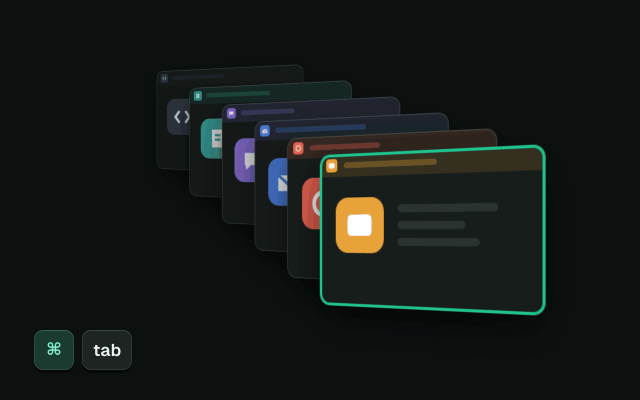
#> input picture docs/assets/feature-flip.gif, 1280 x 800 px (shown at 1/2 size)
$ python make-flip-grid-gif.py ../docs/assets/feature-flip.gif ../docs/assets/feature-flip.gif
#> lines starting #> are read from the running program, lines starting #| are printed output that depends on the picture; after the words box and inside, x2 and y2 are one past the last pixel; in counts of white or black regions, pixels touching at a corner belong together
"""Extend docs/assets/feature-flip.gif with the Windows 11 grid.

The original 128 frames (Flip 3D, type-to-filter, open a window) stay as they
are, with a "⌘Tab switcher  [Flip 3D | Grid]" toggle drawn in the top-right
corner. After them a pointer flips the toggle to Grid, the stack becomes a
Windows 11 style grid of tiles, Tab and Shift-Tab move the selection, and the
pointer flips the toggle back before the loop starts again.

The source is the Flip 3D-only GIF from commit d5b0c38, not the current one
(running this on its own output would add the grid twice):

    git show d5b0c38:docs/assets/feature-flip.gif > flip-only.gif
    python scripts/make-flip-grid-gif.py flip-only.gif docs/assets/feature-flip.gif

Needs Pillow; fonts come from site/fonts. A one-off helper for the
illustration, not part of the app or the site build.
"""
import os
import sys
from PIL import Image, ImageDraw, ImageFont, ImageFilter

SRC, OUT = sys.argv[1], sys.argv[2]
REPO = os.path.join(os.path.dirname(os.path.abspath(__file__)), '..')
W, H, S = 1280, 800, 2  # drawn at 2x, then scaled down for smooth edges

BG = (12, 16, 15)
CARD = (24, 31, 29)
PILL_BG = (23, 30, 28)
PILL_LINE = (37, 48, 45)
INK = (233, 240, 236)
MUTED = (139, 154, 148)
GREEN = (31, 196, 141)
KEY_ON_BG = (26, 58, 48)
KEY_ON_LINE = (28, 126, 94)
KEY_ON_TEXT = (127, 239, 198)
KEY_OFF_BG = (28, 36, 34)
KEY_OFF_LINE = (53, 52, 50)

FONTS = os.path.join(REPO, 'site/fonts')
_fonts = {}


def font(weight, size):
    key = (weight, size)
    if key not in _fonts:
        _fonts[key] = ImageFont.truetype(os.path.join(FONTS, f'geist-{weight}.woff2'), size * S)
    return _fonts[key]


def sym_font(size):
    # ⌘ and ⇧ are not in Geist.
    for f in ('C:/Windows/Fonts/seguisym.ttf', 'C:/Windows/Fonts/segoeui.ttf'):
        if os.path.exists(f):
            return ImageFont.truetype(f, size * S)
    return font(600, size)


def mix(a, b, t):
    return tuple(round(x + (y - x) * t) for x, y in zip(a, b))


def layer():
    return Image.new('RGBA', (W * S, H * S), (0, 0, 0, 0))


def down(img):
    return img.resize((W, H), Image.LANCZOS)


def rr(d, box, r, fill=None, outline=None, width=1):
    x0, y0, x1, y1 = box
    d.rounded_rectangle((x0 * S, y0 * S, x1 * S, y1 * S), r * S, fill=fill,
                        outline=outline, width=width * S if outline else 0)


def text(d, xy, s, f, fill, anchor='la'):
    d.text((xy[0] * S, xy[1] * S), s, font=f, fill=fill, anchor=anchor)


def text_w(s, f):
    return f.getlength(s) / S


# ---------------------------------------------------------------- app icons

APPS = {
    'Inbox': ('Mail', (226, 97, 80), 'mail'),
    'Design team': ('Chat', (124, 96, 201), 'chat'),
    'Travel plan': ('Notes', (44, 172, 152), 'notes'),
    'Snapping.swift': ('Code', (98, 106, 110), 'code'),
    'Road trip mix': ('Music', (214, 90, 140), 'music'),
    'Quarterly plan': ('Browser', (67, 125, 222), 'globe'),
}
ORDER = ['Inbox', 'Design team', 'Travel plan', 'Snapping.swift', 'Road trip mix', 'Quarterly plan']


def icon(d, x, y, size, title):
    """An app icon like the ones in the stack: a rounded square with a white glyph."""
    color = APPS[title][1]
    top, bottom = mix(color, (255, 255, 255), 0.12), mix(color, (0, 0, 0), 0.06)
    r = size * 0.24
    # Vertical gradient, clipped to the rounded square.
    grad = Image.new('RGBA', (round(size * S), round(size * S)))
    gd = ImageDraw.Draw(grad)
    for i in range(grad.height):
        gd.line((0, i, grad.width, i), fill=mix(top, bottom, i / grad.height) + (255,))
    mask = Image.new('L', grad.size, 0)
    ImageDraw.Draw(mask).rounded_rectangle((0, 0, grad.width - 1, grad.height - 1), r * S, fill=255)
    d._image.paste(grad, (round(x * S), round(y * S)), mask)
    white = (255, 255, 255, 245)
    c = (x + size / 2) * S, (y + size / 2) * S
    u = size * S / 100  # glyph units: the icon is 100 wide
    kind = APPS[title][2]
    if kind == 'mail':
        d.rounded_rectangle((c[0] - 26 * u, c[1] - 19 * u, c[0] + 26 * u, c[1] + 19 * u), 5 * u, fill=white)
        d.line((c[0] - 24 * u, c[1] - 15 * u, c[0], c[1] + 4 * u, c[0] + 24 * u, c[1] - 15 * u),
               fill=color + (255,), width=round(5 * u), joint='curve')
    elif kind == 'chat':
        d.ellipse((c[0] - 27 * u, c[1] - 22 * u, c[0] + 27 * u, c[1] + 18 * u), fill=white)
        d.polygon(((c[0] - 18 * u, c[1] + 8 * u), (c[0] - 24 * u, c[1] + 28 * u), (c[0] - 4 * u, c[1] + 15 * u)), fill=white)
    elif kind == 'notes':
        d.rounded_rectangle((c[0] - 20 * u, c[1] - 27 * u, c[0] + 20 * u, c[1] + 27 * u), 6 * u, fill=white)
        for k in (-12, 0, 12):
            d.line((c[0] - 11 * u, c[1] + k * u, c[0] + 11 * u, c[1] + k * u), fill=color + (255,), width=round(5 * u))
    elif kind == 'code':
        w = round(7 * u)
        d.line((c[0] - 8 * u, c[1] - 20 * u, c[0] - 26 * u, c[1], c[0] - 8 * u, c[1] + 20 * u), fill=white, width=w, joint='curve')
        d.line((c[0] + 8 * u, c[1] - 20 * u, c[0] + 26 * u, c[1], c[0] + 8 * u, c[1] + 20 * u), fill=white, width=w, joint='curve')
    elif kind == 'music':
        d.ellipse((c[0] - 22 * u, c[1] + 6 * u, c[0] - 2 * u, c[1] + 24 * u), fill=white)
        d.rectangle((c[0] - 7 * u, c[1] - 26 * u, c[0] - 1 * u, c[1] + 15 * u), fill=white)
        d.polygon(((c[0] - 7 * u, c[1] - 26 * u), (c[0] + 22 * u, c[1] - 18 * u), (c[0] + 22 * u, c[1] - 6 * u), (c[0] - 1 * u, c[1] - 13 * u)), fill=white)
    elif kind == 'globe':
        w = round(5 * u)
        d.ellipse((c[0] - 26 * u, c[1] - 26 * u, c[0] + 26 * u, c[1] + 26 * u), outline=white, width=w)
        d.ellipse((c[0] - 11 * u, c[1] - 26 * u, c[0] + 11 * u, c[1] + 26 * u), outline=white, width=w)
        d.line((c[0] - 26 * u, c[1], c[0] + 26 * u, c[1]), fill=white, width=w)
        d.line((c[0] - 22 * u, c[1] - 12 * u, c[0] + 22 * u, c[1] - 12 * u), fill=white, width=w)
        d.line((c[0] - 22 * u, c[1] + 12 * u, c[0] + 22 * u, c[1] + 12 * u), fill=white, width=w)


# ---------------------------------------------------------------- the toggle

TOGGLE_LABEL = '⌘Tab switcher'
SEGMENTS = ['Flip 3D', 'Grid']
T_RIGHT, T_TOP, T_H = 1232, 36, 44


def toggle_geometry():
    f = font(500, 16)
    widths = [text_w(s, f) + 36 for s in SEGMENTS]
    x1 = T_RIGHT
    x0 = x1 - sum(widths) - 8
    segs, x = [], x0 + 4
    for w in widths:
        segs.append((x, T_TOP + 4, x + w, T_TOP + T_H - 4))
        x += w
    return (x0, T_TOP, x1, T_TOP + T_H), segs


def draw_toggle(t, press=0.0):
    """t: 0 = Flip 3D chosen, 1 = Grid chosen; in between, the knob slides."""
    img = layer()
    d = ImageDraw.Draw(img)
    box, segs = toggle_geometry()
    rr(d, box, T_H / 2, fill=PILL_BG + (255,), outline=PILL_LINE + (255,), width=1)
    knob = tuple(a + (b - a) * t for a, b in zip(segs[0], segs[1]))
    shrink = 1.5 * press
    knob = (knob[0] + shrink, knob[1] + shrink, knob[2] - shrink, knob[3] - shrink)
    rr(d, knob, (knob[3] - knob[1]) / 2, fill=KEY_ON_BG + (255,), outline=KEY_ON_LINE + (255,), width=2)
    f = font(500, 16)
    for i, (s, seg) in enumerate(zip(SEGMENTS, segs)):
        on = 1 - t if i == 0 else t
        text(d, ((seg[0] + seg[2]) / 2, (seg[1] + seg[3]) / 2), s, f, mix(MUTED, KEY_ON_TEXT, on) + (255,), anchor='mm')
    rest = TOGGLE_LABEL[1:]
    rx = box[0] - 14
    cy = (box[1] + box[3]) / 2
    text(d, (rx, cy), rest, font(500, 15), MUTED + (255,), anchor='rm')
    text(d, (rx - text_w(rest, font(500, 15)) - 1, cy), '⌘', sym_font(15), MUTED + (255,), anchor='rm')
    return img


def segment_centre(i):
    _, segs = toggle_geometry()
    s = segs[i]
    return ((s[0] + s[2]) / 2, (s[1] + s[3]) / 2)


def draw_pointer(img, x, y, scale=1.0):
    """A macOS-like arrow pointer with its tip at (x, y)."""
    d = ImageDraw.Draw(img)
    pts = [(0, 0), (0, 25), (6, 19.5), (10.5, 29), (14.5, 27.2), (10.2, 18.2), (18, 18)]
    k = 1.15 * scale
    poly = [((x + px * k) * S, (y + py * k) * S) for px, py in pts]
    # No soft shadow: its faint pixels would stay behind in the GIF's delta frames.
    d.polygon(poly, fill=(255, 255, 255, 255), outline=(10, 10, 10, 255), width=round(1.6 * S))


# ---------------------------------------------------------------- keys and pill

def draw_key(d, x, label, pressed, w=80, sym=False):
    y = 684
    f = sym_font(40) if sym else font(600, 32)
    if pressed:
        rr(d, (x, y, x + w, y + 80), 14, fill=KEY_ON_BG + (255,), outline=KEY_ON_LINE + (255,), width=2)
        text(d, (x + w / 2, y + 40), label, f, KEY_ON_TEXT + (255,), anchor='mm')
    else:
        y -= 3
        rr(d, (x, y + 6, x + w, y + 83), 14, fill=(5, 7, 7, 255))
        rr(d, (x, y, x + w, y + 77), 14, fill=KEY_OFF_BG + (255,), outline=KEY_OFF_LINE + (255,), width=2)
        text(d, (x + w / 2, y + 38), label, f, INK + (255,), anchor='mm')


def draw_keys(d, tab_pressed, shift=False):
    draw_key(d, 48, '⌘', True, sym=True)
    x = 145
    if shift:
        draw_key(d, x, '⇧', True, sym=True)
        x += 97
    draw_key(d, x, 'tab', tab_pressed, w=115 if not tab_pressed else 115)


def draw_pill(d, title):
    app = APPS[title][0]
    ft, fa = font(600, 24), font(500, 24)
    tail = '· ' + app
    # Same metrics as the pill in the original frames (Inbox: x 516 to 765).
    w = 16 + 40 + 19 + text_w(title, ft) + 20 + text_w(tail, fa) + 26
    x0 = round(640.5 - w / 2)
    rr(d, (x0, 692, x0 + w, 760), 34, fill=PILL_BG + (255,), outline=PILL_LINE + (255,), width=2)
    icon(d, x0 + 16, 706, 40, title)
    text(d, (x0 + 75, 726), title, ft, INK + (255,), anchor='lm')
    text(d, (x0 + 75 + text_w(title, ft) + 20, 726), tail, fa, MUTED + (255,), anchor='lm')


# ---------------------------------------------------------------- the grid

COLS, TILE_W, TILE_H, GAP, PAD = 3, 284, 200, 22, 30
PANEL_W = COLS * TILE_W + (COLS - 1) * GAP + 2 * PAD
PANEL_H = 2 * TILE_H + GAP + 2 * PAD
PANEL_X = (W - PANEL_W) / 2
PANEL_Y = 112


def tile_box(i):
    r, c = divmod(i, COLS)
    x = PANEL_X + PAD + c * (TILE_W + GAP)
    y = PANEL_Y + PAD + r * (TILE_H + GAP)
    return (x, y, x + TILE_W, y + TILE_H)


def draw_grid_panel():
    img = layer()
    # Shadow under the panel.
    sh = Image.new('L', img.size, 0)
    ImageDraw.Draw(sh).rounded_rectangle(((PANEL_X) * S, (PANEL_Y + 24) * S, (PANEL_X + PANEL_W) * S, (PANEL_Y + PANEL_H + 30) * S), 26 * S, fill=170)
    sh = sh.filter(ImageFilter.GaussianBlur(36 * S))
    img.paste(Image.new('RGBA', img.size, (0, 0, 0, 255)), (0, 0), sh)
    d = ImageDraw.Draw(img)
    rr(d, (PANEL_X, PANEL_Y, PANEL_X + PANEL_W, PANEL_Y + PANEL_H), 26,
       fill=(19, 24, 23, 255), outline=PILL_LINE + (255,), width=1)
    for i, title in enumerate(ORDER):
        x0, y0, x1, y1 = tile_box(i)
        app, color, _ = APPS[title]
        # Header: small icon and the window's title, as in Windows 11.
        icon(d, x0 + 12, y0 + 12, 22, title)
        text(d, (x0 + 44, y0 + 23), title, font(500, 16), INK + (255,), anchor='lm')
        # The window's picture.
        px0, py0, px1, py1 = x0 + 12, y0 + 46, x1 - 12, y1 - 12
        rr(d, (px0, py0, px1, py1), 10, fill=CARD + (255,), outline=(36, 44, 42, 255), width=1)
        bar = mix(CARD, color, 0.17)
        d.rounded_rectangle((px0 * S + S, py0 * S + S, px1 * S - S, (py0 + 26) * S), 9 * S, fill=bar + (255,))
        d.rectangle((px0 * S + S, (py0 + 14) * S, px1 * S - S, (py0 + 26) * S), fill=bar + (255,))
        icon(d, px0 + 10, py0 + 6, 14, title)
        text(d, (px0 + 30, py0 + 13), title, font(500, 11), mix(INK, bar, 0.35) + (255,), anchor='lm')
        icon(d, px0 + 18, py0 + 46, 62, title)
        text(d, (px0 + 96, py0 + 62), title, font(600, 19), INK + (255,), anchor='lm')
        text(d, (px0 + 96, py0 + 88), app, font(400, 15), MUTED + (255,), anchor='lm')
    return img


def draw_selection(i):
    img = layer()
    x0, y0, x1, y1 = tile_box(i)
    glow = Image.new('L', img.size, 0)
    ImageDraw.Draw(glow).rounded_rectangle(((x0 - 6) * S, (y0 - 6) * S, (x1 + 6) * S, (y1 + 6) * S), 18 * S, outline=120, width=8 * S)
    glow = glow.filter(ImageFilter.GaussianBlur(10 * S))
    img.paste(Image.new('RGBA', img.size, GREEN + (255,)), (0, 0), glow.point(lambda v: v // 3))
    d = ImageDraw.Draw(img)
    rr(d, (x0 - 5, y0 - 5, x1 + 5, y1 + 5), 16, fill=(31, 196, 141, 22), outline=GREEN + (255,), width=3)
    return img


# ---------------------------------------------------------------- frames

def compose(base, *layers):
    out = base.convert('RGBA')
    for l in layers:
        out = Image.alpha_composite(out, down(l) if l.size != out.size else l)
    return out.convert('RGB')


def ease(t):
    return t * t * (3 - 2 * t)


src = Image.open(SRC)
#> src is the input picture: PIL image 1280x800 P; mean R, G, B, A 20.3, 25.1, 23, 255
orig = []
for i in range(src.n_frames):
    src.seek(i)
    orig.append((src.convert('RGB'), src.info.get('duration', 40)))
#> after the loop, orig = 113 items

frames = []  # (image, duration ms)


def add(img, ms=40, exact=False):
    # exact: redraw every pixel that differs at all, so a crossfade leaves no ghost behind
    frames.append((img, ms, exact))


toggle_cache = {}


def toggle_layer(t, press=0.0):
    key = (round(t, 3), round(press, 3))
    if key not in toggle_cache:
        toggle_cache[key] = down(draw_toggle(t, press))
    return toggle_cache[key]


# 1. The original Flip 3D story, with the toggle on Flip 3D.
for img, ms in orig:
    add(compose(img, toggle_layer(0)), ms)
#> this loop made 113 passes
add(compose(orig[0][0], toggle_layer(0)), 40, exact=True)

stack = orig[0][0]  # the loop's first frame: the stack, Inbox in front

grid_panel = down(draw_grid_panel())
#> in draw_grid_panel, `ImageDraw.Draw(sh).rounded_rectangle(((PANEL_X) * S, (PANEL_Y + 24) * ..`:
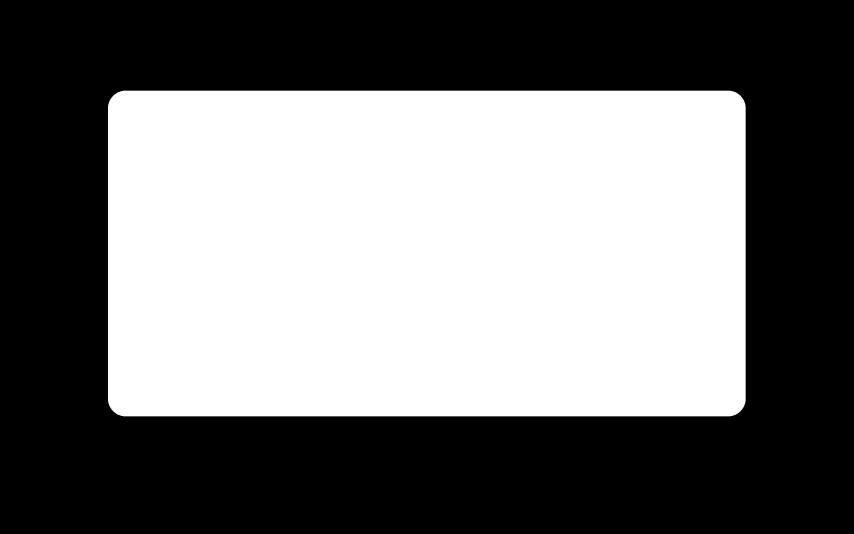
#> sh: PIL image 2560x1600 L (shown at 1/3 size); values 0 (black) and 170 (white), 45.6% white; 1 white region, box (x1, y1, x2, y2) and area: (324, 272, 2237, 1249) 1866621
#> in draw_grid_panel, `sh = sh.filter(ImageFilter.GaussianBlur(36 * S))`:
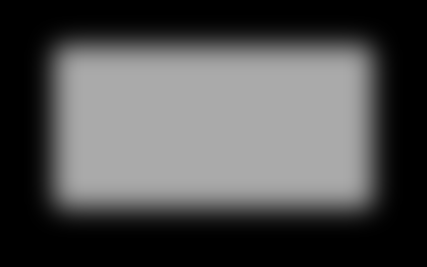
#> sh: PIL image 2560x1600 L (shown at 1/6 size); min 0, max 170, mean 77.5
#> in draw_grid_panel, `img.paste(Image.new('RGBA', img.size, (0, 0, 0, 255)), (0, 0), sh)`:
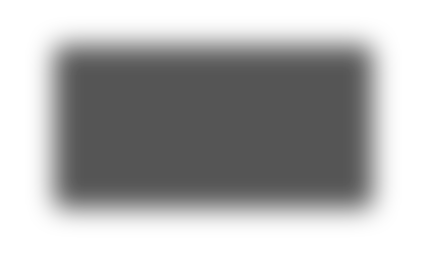
#> img: PIL image 2560x1600 RGBA (shown at 1/6 size); mean R, G, B, A 0, 0, 0, 77.5; transparent parts drawn white


def grid_scene(sel, tab_pressed=False, shift=False):
    keys = layer()
    kd = ImageDraw.Draw(keys)
    draw_keys(kd, tab_pressed, shift)
    draw_pill(kd, ORDER[sel])
    return compose(Image.new('RGB', (W, H), BG), grid_panel, down(draw_selection(sel)), down(keys))


def flip_toggle(base, frm, to, start):
    """A pointer comes in, clicks the other segment, the knob slides, the pointer leaves."""
#> called with frm = 0, to = 1, start = (1300, 330)
    target = segment_centre(to)
    tx, ty = target[0] + 6, target[1] + 4
    sx, sy = start
    for k in range(12):  # glide in
        t = ease((k + 1) / 12)
        p = layer()
        draw_pointer(p, sx + (tx - sx) * t, sy + (ty - sy) * t)
        add(compose(base, toggle_layer(frm), down(p)))
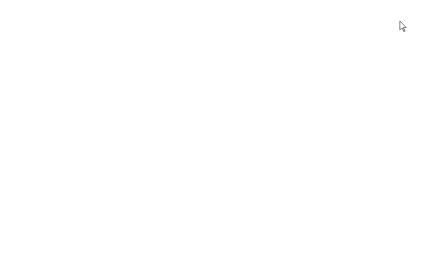
#> p: PIL image 2560x1600 RGBA (shown at 1/6 size); mean R, G, B, A 0.1, 0.1, 0.1, 0.1; transparent parts drawn white
    for k, press in enumerate((0.6, 1.0, 0.6)):  # click
        p = layer()
        draw_pointer(p, tx, ty, 0.92 if press > 0.8 else 0.96)
        add(compose(base, toggle_layer(frm, press), down(p)))
#> this loop made 3 passes
    for k in range(7):  # the knob slides
        t = ease((k + 1) / 7)
        p = layer()
        draw_pointer(p, tx, ty)
        add(compose(base, toggle_layer(frm + (to - frm) * t), down(p)))
    p = layer()
    draw_pointer(p, tx, ty)
    add(compose(base, toggle_layer(to), down(p)), 360)
    for k in range(8):  # glide out
        t = ease((k + 1) / 8)
        p = layer()
        draw_pointer(p, tx + (sx - tx) * t, ty + (sy - ty) * t)
        add(compose(base, toggle_layer(to), down(p)))


def crossfade(a, b, n=9):
    for k in range(1, n + 1):
        add(Image.blend(a, b, ease(k / (n + 1))))


# 2. Switch to Grid, on the stack.
flip_toggle(stack, 0, 1, (1300, 330))

# 3. The stack becomes the grid.
g0 = compose(grid_scene(0), toggle_layer(1))
#> in icon (call 19), `ImageDraw.Draw(mask).rounded_rectangle((0, 0, grad.width - 1, grad.hei..`:
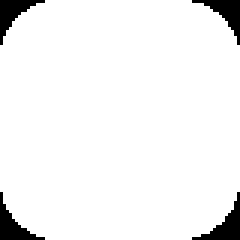
#> mask: PIL image 80x80 L (shown 3 times larger); 94.8% white; 4 black regions, box (x1, y1, x2, y2) and area: (64, 64, 80, 80) 88, (64, 0, 80, 15) 83, (0, 64, 15, 80) 83, (0, 0, 15, 15) 82
#> in icon (call 19), `d._image.paste(grad, (round(x * S), round(y * S)), mask)`:
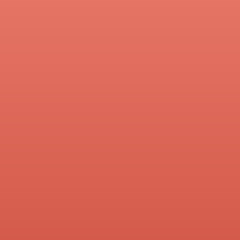
#> grad: PIL image 80x80 RGBA (shown 3 times larger); mean R, G, B, A 220.6, 103.7, 88.2, 255
#> in grid_scene, `return compose(Image.new('RGB', (W, H), BG), grid_panel, down(draw_sel..`:
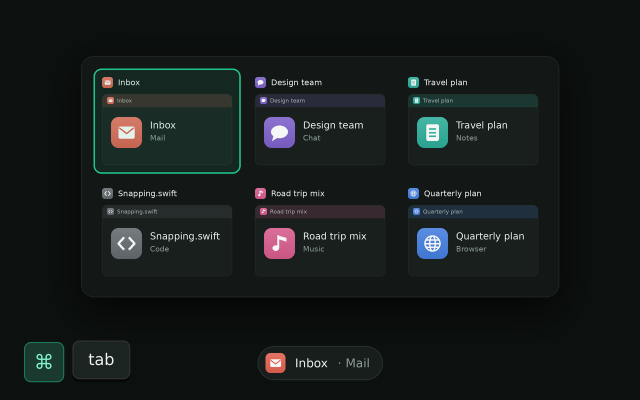
#> returned value: PIL image 1280x800 RGB (shown at 1/2 size); mean R, G, B 21.9, 27.6, 26.8
crossfade(compose(stack, toggle_layer(1)), g0)
#> (the rest of the program and of its run is left out)
